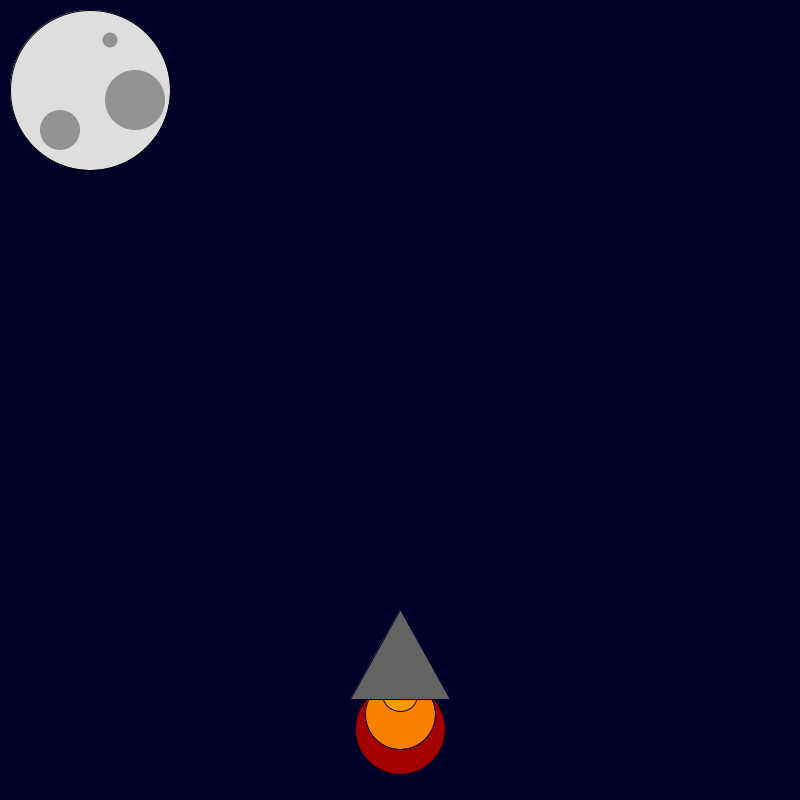
Frame 1 (no input)
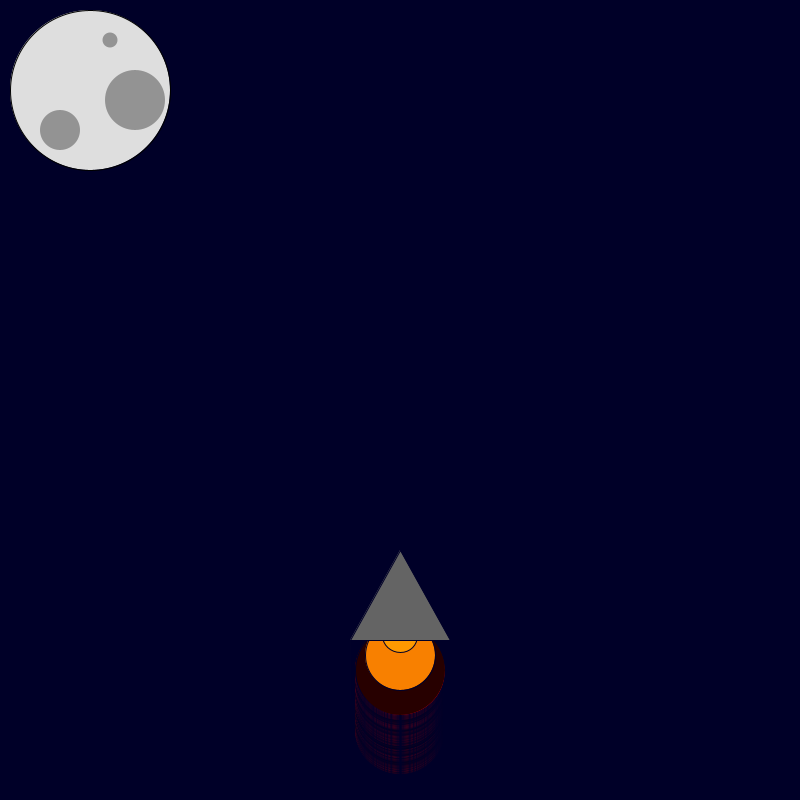
Frame 60 (the mouse pressed at the canvas centre just before this capture)
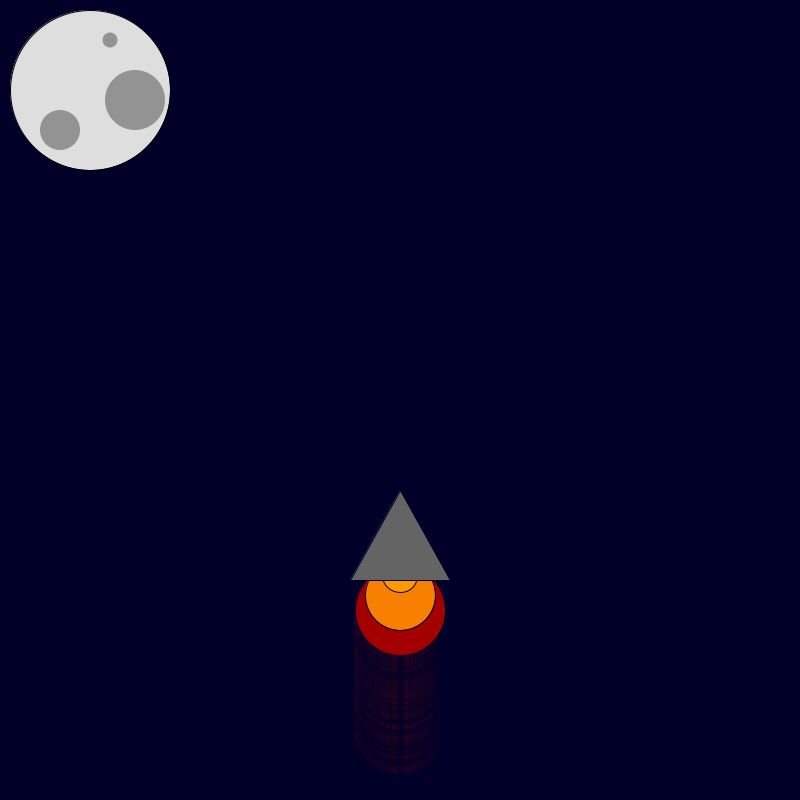
Frame 120 (the mouse held since frame 60 and released just before this capture)

The Processing sketch that drew these frames (run headless with seeded random() and noise(); from frame 60 on, the mouse is pressed at the canvas centre):

// Processing sketch: Rocket
// ── Rocket.pde
int x = 400; 
int y = 600; 

void setup() {

    background(0, 0, 40); size(800, 800);
    fill(#DEDEDE);
    ellipse(90, 90, 160, 160);
    fill(#939393);
    noStroke();
    ellipse(135, 100, 60, 60);
    ellipse(110, 40, 15, 15);
    ellipse(60, 130, 40, 40);
    
}

void draw() {
  
  if(y>-200) {
   
    y--;
    
  } else {
    
  }
  
    stroke(0, 0, 40);
    fill(random(255), 0, 0);
    ellipse(x, y + 130, 90, 90);
    fill(248, 128, 0);
    ellipse(x, y + 115, 70, 70);
    fill(255, 153, 0);
    ellipse(x, y + 95, 35, 35);
    fill(100, 100, 100);
    triangle(x, y + 10, x + 50, y + 100, x - 50, y + 100);

}
